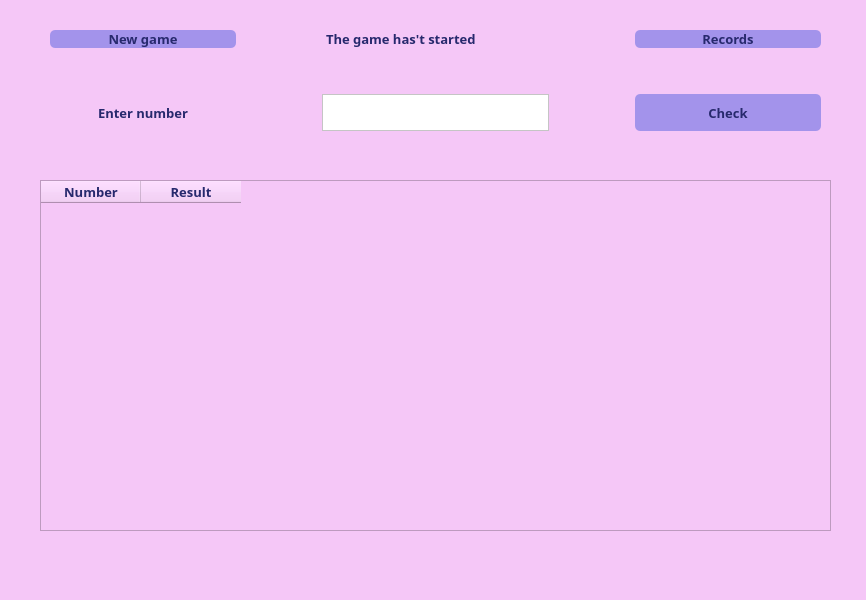
<?xml version="1.0" encoding="UTF-8"?>
<ui version="4.0">
 <class>Widget</class>
 <widget class="QWidget" name="Widget">
  <property name="geometry">
   <rect>
    <x>0</x>
    <y>0</y>
    <width>866</width>
    <height>600</height>
   </rect>
  </property>
  <property name="windowTitle">
   <string>Bulls and cows</string>
  </property>
  <property name="styleSheet">
   <string notr="true">background-color: #f5c7f7;
color: #27296d</string>
  </property>
  <widget class="QWidget" name="gridLayoutWidget">
   <property name="geometry">
    <rect>
     <x>0</x>
     <y>10</y>
     <width>871</width>
     <height>141</height>
    </rect>
   </property>
   <layout class="QGridLayout" name="gridLayout">
    <item row="0" column="2">
     <widget class="QPushButton" name="pushButton_2">
      <property name="sizePolicy">
       <sizepolicy hsizetype="Preferred" vsizetype="Preferred">
        <horstretch>0</horstretch>
        <verstretch>0</verstretch>
       </sizepolicy>
      </property>
      <property name="font">
       <font>
        <family>Arial Black</family>
        <pointsize>10</pointsize>
        <bold>true</bold>
       </font>
      </property>
      <property name="styleSheet">
       <string notr="true">background-color: #a393eb;
border-radius: 5px;
margin-left: 50px;
margin-right: 50px;
margin-top: 20px;
margin-bottom: 20px;</string>
      </property>
      <property name="text">
       <string>Records</string>
      </property>
     </widget>
    </item>
    <item row="0" column="1">
     <widget class="QLabel" name="label">
      <property name="font">
       <font>
        <family>Arial Black</family>
        <pointsize>10</pointsize>
        <bold>true</bold>
       </font>
      </property>
      <property name="styleSheet">
       <string notr="true">margin-left: 30px;
margin-right: 30px;
margin-top: 20px;
margin-bottom: 20px;</string>
      </property>
      <property name="text">
       <string>The game has't started</string>
      </property>
     </widget>
    </item>
    <item row="0" column="0">
     <widget class="QPushButton" name="pushButton">
      <property name="sizePolicy">
       <sizepolicy hsizetype="Preferred" vsizetype="Preferred">
        <horstretch>0</horstretch>
        <verstretch>0</verstretch>
       </sizepolicy>
      </property>
      <property name="maximumSize">
       <size>
        <width>16777215</width>
        <height>16777215</height>
       </size>
      </property>
      <property name="font">
       <font>
        <family>Arial Black</family>
        <pointsize>10</pointsize>
        <bold>true</bold>
       </font>
      </property>
      <property name="styleSheet">
       <string notr="true">background-color: #a393eb;
border-radius: 5px;
margin-left: 50px;
margin-right: 50px;
margin-top: 20px;
margin-bottom: 20px;</string>
      </property>
      <property name="text">
       <string>New game</string>
      </property>
     </widget>
    </item>
    <item row="1" column="1">
     <widget class="QTextEdit" name="textEdit">
      <property name="sizePolicy">
       <sizepolicy hsizetype="Preferred" vsizetype="Preferred">
        <horstretch>0</horstretch>
        <verstretch>0</verstretch>
       </sizepolicy>
      </property>
      <property name="styleSheet">
       <string notr="true">margin-left: 30px;
margin-right: 30px;
margin-top: 20px;
margin-bottom: 20px;
background-color: rgb(255, 255, 255);</string>
      </property>
     </widget>
    </item>
    <item row="1" column="2">
     <widget class="QPushButton" name="pushButton_3">
      <property name="sizePolicy">
       <sizepolicy hsizetype="Preferred" vsizetype="Preferred">
        <horstretch>0</horstretch>
        <verstretch>0</verstretch>
       </sizepolicy>
      </property>
      <property name="maximumSize">
       <size>
        <width>16777215</width>
        <height>16777215</height>
       </size>
      </property>
      <property name="font">
       <font>
        <family>Arial Black</family>
        <pointsize>10</pointsize>
        <bold>true</bold>
       </font>
      </property>
      <property name="styleSheet">
       <string notr="true">background-color: #a393eb;
border-radius: 5px;
margin-left: 50px;
margin-right: 50px;
margin-top: 20px;
margin-bottom: 20px;</string>
      </property>
      <property name="text">
       <string>Check</string>
      </property>
     </widget>
    </item>
    <item row="1" column="0">
     <widget class="QLabel" name="label_2">
      <property name="font">
       <font>
        <family>Arial Black</family>
        <pointsize>10</pointsize>
        <bold>true</bold>
       </font>
      </property>
      <property name="styleSheet">
       <string notr="true">margin-left: 30px;
margin-right: 30px;
margin-top: 20px;
margin-bottom: 20px;</string>
      </property>
      <property name="text">
       <string>Enter number</string>
      </property>
      <property name="alignment">
       <set>Qt::AlignCenter</set>
      </property>
     </widget>
    </item>
   </layout>
  </widget>
  <widget class="QTableWidget" name="tableWidget">
   <property name="enabled">
    <bool>true</bool>
   </property>
   <property name="geometry">
    <rect>
     <x>40</x>
     <y>180</y>
     <width>791</width>
     <height>351</height>
    </rect>
   </property>
   <property name="font">
    <font>
     <family>Arial Black</family>
     <bold>true</bold>
    </font>
   </property>
   <property name="verticalScrollBarPolicy">
    <enum>Qt::ScrollBarAsNeeded</enum>
   </property>
   <property name="columnCount">
    <number>2</number>
   </property>
   <attribute name="horizontalHeaderCascadingSectionResizes">
    <bool>false</bool>
   </attribute>
   <attribute name="horizontalHeaderStretchLastSection">
    <bool>false</bool>
   </attribute>
   <attribute name="verticalHeaderCascadingSectionResizes">
    <bool>false</bool>
   </attribute>
   <attribute name="verticalHeaderStretchLastSection">
    <bool>false</bool>
   </attribute>
   <column>
    <property name="text">
     <string>Number</string>
    </property>
    <property name="font">
     <font>
      <family>Arial Black</family>
      <pointsize>10</pointsize>
      <bold>true</bold>
     </font>
    </property>
   </column>
   <column>
    <property name="text">
     <string>Result</string>
    </property>
    <property name="font">
     <font>
      <family>Arial Black</family>
      <pointsize>10</pointsize>
      <bold>true</bold>
     </font>
    </property>
   </column>
  </widget>
  <widget class="QLabel" name="label_3">
   <property name="geometry">
    <rect>
     <x>390</x>
     <y>550</y>
     <width>101</width>
     <height>31</height>
    </rect>
   </property>
   <property name="text">
    <string/>
   </property>
  </widget>
 </widget>
 <resources/>
 <connections/>
</ui>
